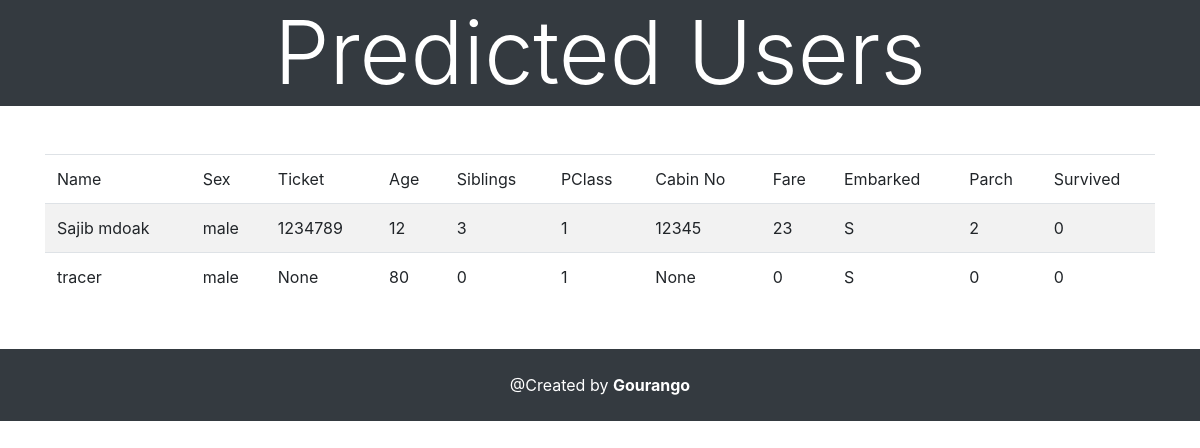
The page /predicted on the database its author committed.
### home/models.py (models this page shows)
class TitanicData(models.Model):
    name                = models.CharField(max_length=200)
    sex                 = models.CharField(max_length=20)
    ticket_no           = models.CharField(max_length=100, blank=True, null=True)
    age                 = models.IntegerField(default=0)
    siblings            = models.IntegerField(default=0)
    pclass              = models.IntegerField(default=0)
    cabin_no            = models.CharField(max_length=100, blank=True, null=True)
    fare                = models.IntegerField(default=0)
    embarked            = models.CharField(max_length=1)
    parch               = models.IntegerField(default=0)
    survived            = models.IntegerField(default=0)

### home/views.py (the view)
# urls.py: path('predicted', predicted_list_view, name='predicted')
def predicted_list_view(request):
    obj = TitanicData.objects.all()
    return render(request, 'home/predicted.html', {"obj": obj})

### home/templates/home/predicted.html
{% extends 'base.html' %}
{% block content %}
<h1 class="bg-dark m-0 p-0 text-white text-center display-2">Predicted Users</h1>
<div class="container">
    <div class="mt-5">
        <table class="table table-striped">
            <thead>
                <tr>
                    <td>Name</td>
                    <td>Sex</td>
                    <td>Ticket</td>
                    <td>Age</td>
                    <td>Siblings</td>
                    <td>PClass</td>
                    <td>Cabin No</td>
                    <td>Fare</td>
                    <td>Embarked</td>
                    <td>Parch</td>
                    <td>Survived</td>
                </tr>
            </thead>
            <tbody>
                {% for ob in obj%}
                <tr>
                    <td>{{ ob.name }}</td>
                    <td>{{ ob.sex }}</td>
                    <td>{{ ob.ticket_no }}</td>
                    <td>{{ ob.age }}</td>
                    <td>{{ ob.siblings }}</td>
                    <td>{{ ob.pclass }}</td>
                    <td>{{ ob.cabin_no }}</td>
                    <td>{{ ob.fare }}</td>
                    <td>{{ ob.embarked }}</td>
                    <td>{{ ob.parch }}</td>
                    <td>{{ ob.survived }}</td>
                </tr>
                {% endfor %}
            </tbody>
        </table>
    </div>
</div>
{% endblock %}

### templates/base.html (shortened to what this page needs)
{% load static %}
<!DOCTYPE html>
<html lang="en">
  <head>
    <link rel="stylesheet" href="https://stackpath.bootstrapcdn.com/bootstrap/4.5.0/css/bootstrap.min.css"
>
    <link rel="stylesheet" href="{% static 'css/style.css' %}">
  </head>
  <body>
    {% block content%}
    {% endblock %}
    <section class="footer mt-5">
        <div class="text-center text-white bg-dark">
            <p class="p-4 mb-0">@Created by <strong>Gourango</strong></p>
        </div>
    </section>
  </body>
</html>

### home/static/css/style.css (style rules this page uses)
* { margin: 0; padding: 0; }

### rows shown on the page
TitanicData: name "Sajib mdoak", sex "male", ticket_no "1234789", age "12", siblings "3", pclass "1", cabin_no "12345", fare "23", embarked "S", parch "2", survived "0"
TitanicData: name "tracer", sex "male", ticket_no "None", age "80", siblings "0", pclass "1", cabin_no "None", fare "0", embarked "S", parch "0", survived "0"
